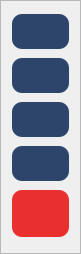
   <widget class="QFrame" name="menu_frame">
    <property name="geometry">
     <rect>
      <x>0</x>
      <y>-5</y>
      <width>81</width>
      <height>254</height>
     </rect>
    </property>
    <property name="frameShape">
     <enum>QFrame::StyledPanel</enum>
    </property>
    <property name="frameShadow">
     <enum>QFrame::Raised</enum>
    </property>
    <widget class="QPushButton" name="signal_nav_button">
     <property name="enabled">
      <bool>true</bool>
     </property>
     <property name="geometry">
      <rect>
       <x>12</x>
       <y>14</y>
       <width>57</width>
       <height>35</height>
      </rect>
     </property>
     <property name="sizePolicy">
      <sizepolicy hsizetype="Ignored" vsizetype="Ignored">
       <horstretch>0</horstretch>
       <verstretch>0</verstretch>
      </sizepolicy>
     </property>
     <property name="minimumSize">
      <size>
       <width>57</width>
       <height>35</height>
      </size>
     </property>
     <property name="focusPolicy">
      <enum>Qt::NoFocus</enum>
     </property>
     <property name="styleSheet">
      <string notr="true">QPushButton {
	background-color: rgb(46, 69, 107);
	border: none;
	border-radius: 10px;
	color: white
}</string>
     </property>
     <property name="text">
      <string/>
     </property>
     <property name="icon">
      <iconset>
       <normaloff>Final_Images/signal_icon.png</normaloff>Final_Images/signal_icon.png</iconset>
     </property>
     <property name="iconSize">
      <size>
       <width>35</width>
       <height>35</height>
      </size>
     </property>
    </widget>
    <widget class="QPushButton" name="frequyncy_and_power_nav_button">
     <property name="geometry">
      <rect>
       <x>12</x>
       <y>58</y>
       <width>57</width>
       <height>35</height>
      </rect>
     </property>
     <property name="sizePolicy">
      <sizepolicy hsizetype="Ignored" vsizetype="Ignored">
       <horstretch>0</horstretch>
       <verstretch>0</verstretch>
      </sizepolicy>
     </property>
     <property name="minimumSize">
      <size>
       <width>57</width>
       <height>35</height>
      </size>
     </property>
     <property name="styleSheet">
      <string notr="true">QPushButton {
	background-color: rgb(46, 69, 107);
	border: none;
	border-radius: 10px;
	color: white
}</string>
     </property>
     <property name="text">
      <string/>
     </property>
     <property name="icon">
      <iconset>
       <normaloff>Final_Images/frequyncy_icon.png</normaloff>Final_Images/frequyncy_icon.png</iconset>
     </property>
     <property name="iconSize">
      <size>
       <width>35</width>
       <height>35</height>
      </size>
     </property>
     <property name="flat">
      <bool>false</bool>
     </property>
    </widget>
    <widget class="QPushButton" name="temperature_nav_button">
     <property name="geometry">
      <rect>
       <x>12</x>
       <y>102</y>
       <width>57</width>
       <height>35</height>
      </rect>
     </property>
     <property name="sizePolicy">
      <sizepolicy hsizetype="Ignored" vsizetype="Ignored">
       <horstretch>0</horstretch>
       <verstretch>0</verstretch>
      </sizepolicy>
     </property>
     <property name="minimumSize">
      <size>
       <width>57</width>
       <height>35</height>
      </size>
     </property>
     <property name="layoutDirection">
      <enum>Qt::LeftToRight</enum>
     </property>
     <property name="styleSheet">
      <string notr="true">QPushButton {
	background-color: rgb(46, 69, 107);
	border: none;
	border-radius: 10px;
	color: white
}</string>
     </property>
     <property name="text">
      <string/>
     </property>
     <property name="icon">
      <iconset>
       <normaloff>Final_Images/temperature_icon.png</normaloff>Final_Images/temperature_icon.png</iconset>
     </property>
     <property name="iconSize">
      <size>
       <width>35</width>
       <height>35</height>
      </size>
     </property>
     <property name="checked">
      <bool>false</bool>
     </property>
    </widget>
    <widget class="QPushButton" name="timer_nav_button">
     <property name="geometry">
      <rect>
       <x>12</x>
       <y>146</y>
       <width>57</width>
       <height>35</height>
      </rect>
     </property>
     <property name="sizePolicy">
      <sizepolicy hsizetype="Ignored" vsizetype="Ignored">
       <horstretch>0</horstretch>
       <verstretch>0</verstretch>
      </sizepolicy>
     </property>
     <property name="minimumSize">
      <size>
       <width>57</width>
       <height>35</height>
      </size>
     </property>
     <property name="styleSheet">
      <string notr="true">QPushButton {
	background-color: rgb(46, 69, 107);
	border: none;
	border-radius: 10px;
	color: white
}</string>
     </property>
     <property name="text">
      <string/>
     </property>
     <property name="icon">
      <iconset>
       <normaloff>Final_Images/clock_icon.png</normaloff>Final_Images/clock_icon.png</iconset>
     </property>
     <property name="iconSize">
      <size>
       <width>35</width>
       <height>35</height>
      </size>
     </property>
     <property name="checkable">
      <bool>false</bool>
     </property>
    </widget>
    <widget class="QPushButton" name="launch_button">
     <property name="geometry">
      <rect>
       <x>12</x>
       <y>190</y>
       <width>57</width>
       <height>47</height>
      </rect>
     </property>
     <property name="sizePolicy">
      <sizepolicy hsizetype="Ignored" vsizetype="Ignored">
       <horstretch>0</horstretch>
       <verstretch>0</verstretch>
      </sizepolicy>
     </property>
     <property name="minimumSize">
      <size>
       <width>57</width>
       <height>45</height>
      </size>
     </property>
     <property name="styleSheet">
      <string notr="true">QPushButton {
	background-color: rgb(234, 47, 47);
	color: rgb(42, 225, 0);
	border: none;
	border-radius: 10px;
	color: white
}</string>
     </property>
     <property name="text">
      <string/>
     </property>
     <property name="icon">
      <iconset>
       <normaloff>Final_Images/launch_icon.png</normaloff>Final_Images/launch_icon.png</iconset>
     </property>
     <property name="iconSize">
      <size>
       <width>40</width>
       <height>40</height>
      </size>
     </property>
    </widget>
   </widget>
